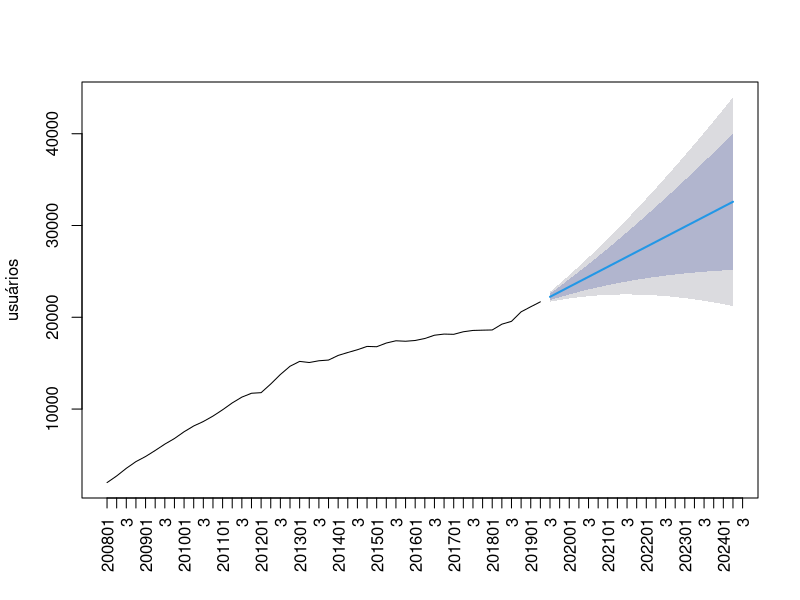

This chart was generated by the following R code:
## ---- chunk 1
library(forecast)
library(tseries)
## ---- chunk 2

td_trimestre = read.csv(file="td_trimestre.csv")
td_trimestre.plot = read.csv(file="td_trimestre.plot.csv")

tf_pcdt_medicamento_trimestre = read.csv(file="db_sabeis.tf_pcdt_medicamento_trimestre.csv")

l=dim(subset(tf_pcdt_medicamento_trimestre, sg_procedimento == 'ADAL40' & co_pcdt == 10))[1] # numero de afericoes
    p=which(td_trimestre == subset(tf_pcdt_medicamento_trimestre, sg_procedimento == 'ADAL40' & co_pcdt == 10)[1,2]) # inicio do vetor
    f=20 # trimestres para previsao


    plot(
      forecast(auto.arima(subset(tf_pcdt_medicamento_trimestre, sg_procedimento == 'ADAL40' & co_pcdt == 10)$qt_cns_paciente, allowmean = TRUE), h = 20),
      xlab = "",
      ylab="usuários",
      main="",
      las = 3  , xaxt='n'
    )

    axis(1, at=1:(l+f+1), labels=td_trimestre.plot[p:(p+l+f),], las = 3)

